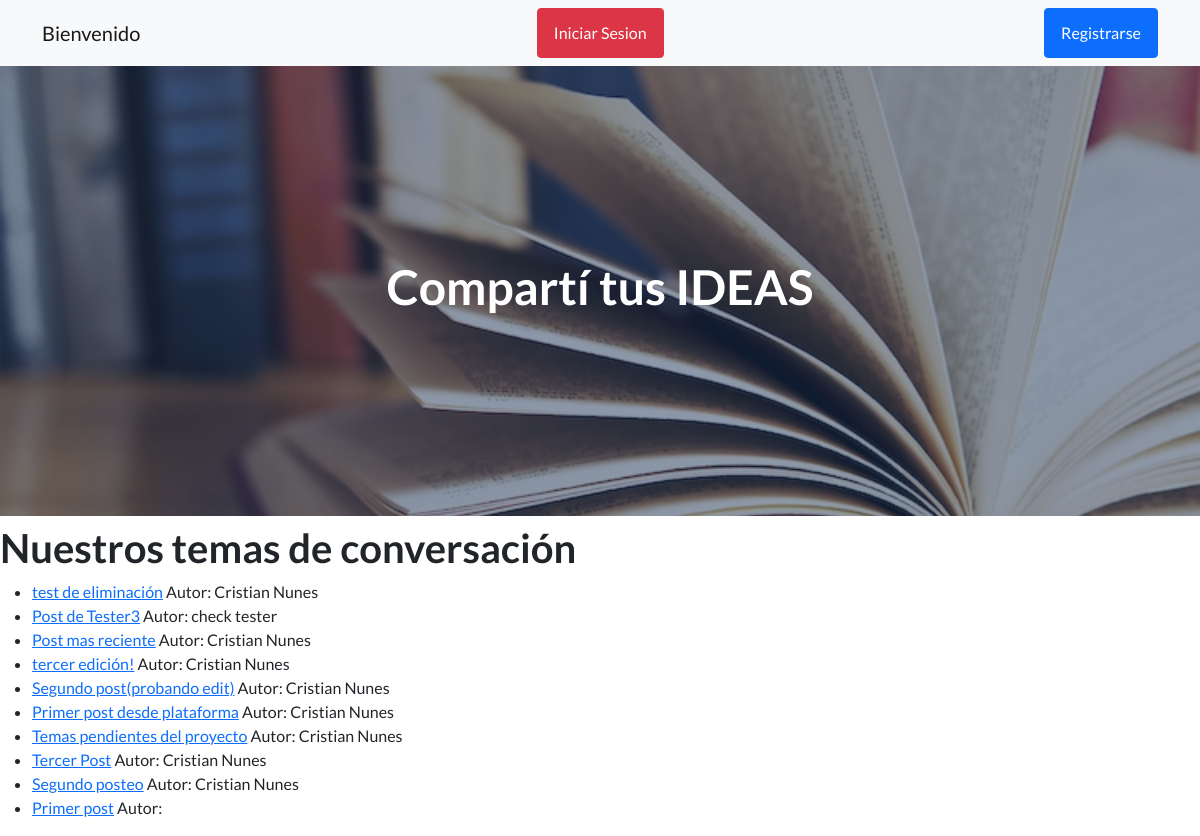
The app's page /app_biblioteca/social/, older data.
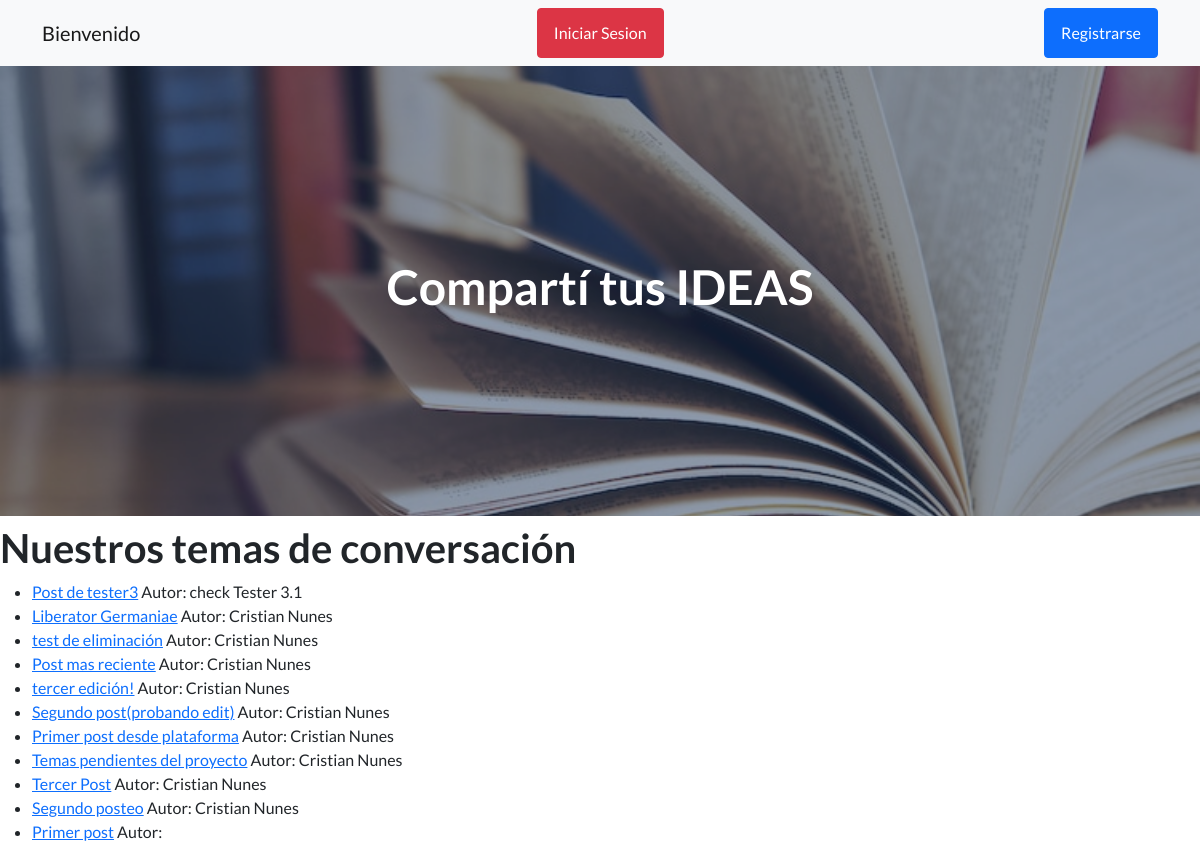
The same page, newer data.
### app_biblioteca/models.py (models this page shows, shortened)
class Post(models.Model):
    titulo = models.CharField(max_length=255)
    autor = models.ForeignKey(User, on_delete=models.CASCADE)
    body = models.TextField()

### app_biblioteca/views.py (the view)
# urls.py: path('social/', HomeView.as_view(), name='social' ),
class HomeView(ListView):
    model = Post
    template_name = 'app_biblioteca/social.html'
    ordering = ['-id']

### app_biblioteca/templates/app_biblioteca/social.html (shortened to what this page needs)
{% extends 'app_biblioteca/inicio.html' %}
{% load static %}
{% block titulo %}
<h1>Compartí tus IDEAS</h1>
{% endblock %}
{% block contenido_que_cambia %}
<h1>Nuestros temas de conversación</h1>
<ul>
{% for post in object_list %}
    <li><a href="{% url 'article_detail' post.pk %}">{{ post.titulo }}</a>  Autor: {{ post.autor.first_name }} {{ post.autor.last_name}}
    </li>
{% endfor %}
</ul>
{% endblock %}

### app_biblioteca/templates/app_biblioteca/inicio.html (shortened to what this page needs)
<!DOCTYPE html>
<html lang="en">
    <head>
        {% load static %}
        <link href="https://cdn.jsdelivr.net/npm/bootstrap-icons@1.5.0/font/bootstrap-icons.css" rel="stylesheet" type="text/css" />
        <link href="{% static 'app_biblioteca/css/styles.css' %}" rel="stylesheet" />
    </head>
    <body>
        <nav class="navbar navbar-light bg-light static-top">
            <div class="container">
                {% if not request.user.is_authenticated %}
                <a class="navbar-brand" href="{% url 'inicio' %}">Bienvenido</a>
                <a class="btn btn-danger" href="{% url 'login' %}">Iniciar Sesion</a>
                <a class="btn btn-primary" href="{% url 'register' %}">Registrarse</a>
                {% endif %}
            </div>
        </nav>
        <header class="masthead"style="background-image: url({% static 'app_biblioteca/assets/img/libros.jpg' %})">
            <div class="container position-relative">
                <div class="row justify-content-center">
                    <div class="col-xl-6">
                        <div class="text-center text-white">
                            {% block titulo %}{% endblock %}
                        </div>
                    </div>
                </div>
            </div>
        </header>
        {% block contenido_que_cambia %}{% endblock %}
    </body>
</html>

Row changes from the older to the newer data that the page shows:
removed Post: titulo "Post de Tester3", autor.first_name "check", autor.last_name "tester"
added Post: titulo "Post de tester3", autor.first_name "check", autor.last_name "Tester 3.1"
added Post: titulo "Liberator Germaniae", autor.first_name "Cristian", autor.last_name "Nunes"
